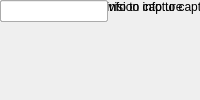
<?xml version="1.0" encoding="UTF-8"?>
<ui version="4.0">
 <class>MainWindow</class>
 <widget class="QMainWindow" name="MainWindow">
  <property name="windowTitle"><string>Revision Control System</string></property>
  <widget class="QWidget" name="centralwidget">
   <!-- NOTE: this is a simplified structural mirror of the generated
        <module>_ui.py, not a full round-trip Designer file. Regenerate
        both from the same spec if you need to edit layout by hand. -->
       <widget class="QLabel" name="label_name">
     <property name="text"><string>Block name</string></property>
    </widget>
       <widget class="QLineEdit" name="name">
     <property name="toolTip"><string>A name you choose for this block instance, e.g. to note what it's used for in this design. Shown below the block on the diagram.</string></property>
    </widget>
       <widget class="QLabel" name="label_app_src">
     <property name="text"><string>Application revision info to capture</string></property>
    </widget>
       <widget class="QComboBox" name="app_src">
     <item><property name="text"><string>timestamp</string></property></item>
     <item><property name="text"><string>git</string></property></item>
     <item><property name="text"><string>svn</string></property></item>
    </widget>
       <widget class="QLabel" name="label_lib_src">
     <property name="text"><string>CASPER libraries revision info to capture</string></property>
    </widget>
       <widget class="QComboBox" name="lib_src">
     <item><property name="text"><string>timestamp</string></property></item>
     <item><property name="text"><string>git</string></property></item>
     <item><property name="text"><string>svn</string></property></item>
    </widget>
       <widget class="QLabel" name="label_user_val">
     <property name="text"><string>User specified value</string></property>
    </widget>
       <widget class="QLineEdit" name="user_val"/>
  </widget>
 </widget>
 <resources/>
 <connections/>
</ui>
